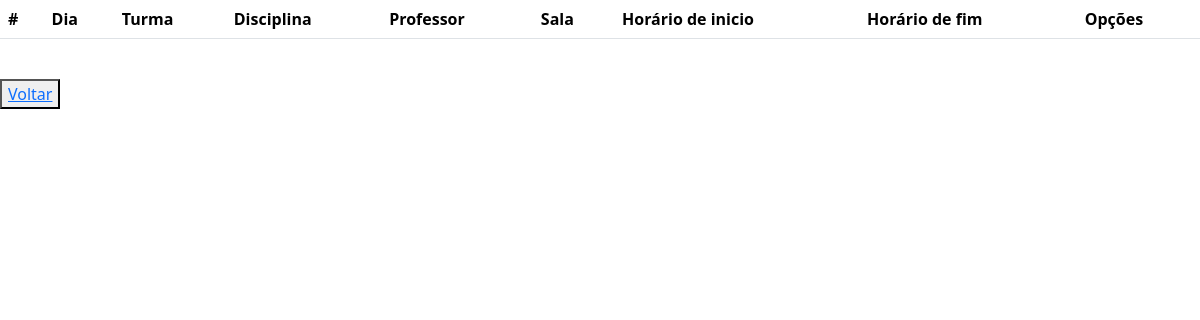
The page /crud/crud_horario/listar.php (signed in) on the database as committed earlier.
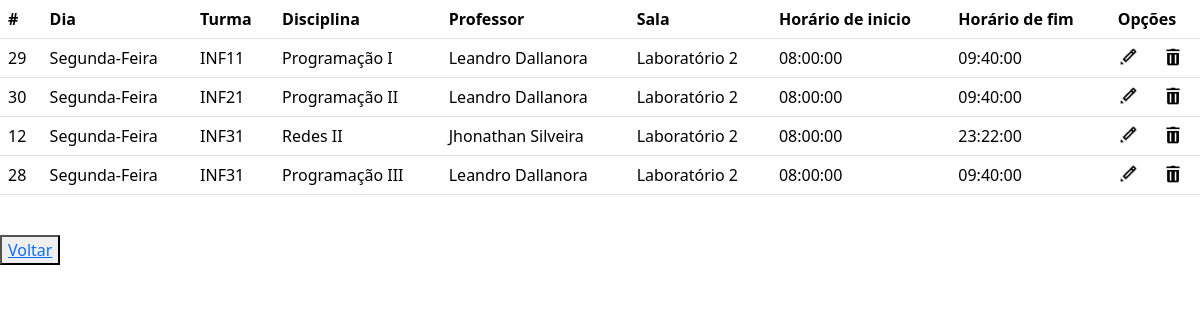
The same page on the database as committed later.
### tables this page shows
CREATE TABLE IF NOT EXISTS `horario` (
  `id_horario` int NOT NULL AUTO_INCREMENT,
  `dia` char(15) NOT NULL,
  `fk_professor` int NOT NULL,
  `horario_inicio` time NOT NULL,
  `horario_fim` time NOT NULL,
  `fk_sala_n_sala` int NOT NULL,
  `fk_disciplina_id_disciplina` int NOT NULL,
  `fk_turma_id_turma` int NOT NULL,
  PRIMARY KEY (`id_horario`),
  KEY `fk_horario_sala` (`fk_sala_n_sala`),
  KEY `fk_horario_disciplina` (`fk_disciplina_id_disciplina`),
  KEY `fk_horario_turma` (`fk_turma_id_turma`),
  KEY `fk_horario_usuario` (`fk_professor`)
);

CREATE TABLE IF NOT EXISTS `turma` (
  `id_turma` int NOT NULL AUTO_INCREMENT,
  `nome_turma` varchar(255) NOT NULL,
  PRIMARY KEY (`id_turma`)
);

CREATE TABLE IF NOT EXISTS `disciplina` (
  `id_disciplinas` int NOT NULL AUTO_INCREMENT,
  `nome_disciplina` varchar(255) DEFAULT NULL,
  PRIMARY KEY (`id_disciplinas`)
);

CREATE TABLE IF NOT EXISTS `usuario` (
  `id_usuario` int NOT NULL AUTO_INCREMENT,
  `nome_usuario` varchar(255) NOT NULL,
  `email` varchar(200) NOT NULL,
  `senha` varchar(255) NOT NULL,
  `nivel` int NOT NULL,
  PRIMARY KEY (`id_usuario`)
);

CREATE TABLE IF NOT EXISTS `sala` (
  `n_sala` int NOT NULL,
  `descricao` varchar(255) NOT NULL,
  PRIMARY KEY (`n_sala`)
);

### crud/crud_horario/listar.php (the view, shortened to what this page needs)
<?php
echo "<link rel='stylesheet' href='../../css/bootstrap.min.css'>";
include('../../conecta.php');
$sql = "SELECT * FROM horario
INNER JOIN sala ON fk_sala_n_sala = n_sala
INNER JOIN disciplina ON id_disciplinas = fk_disciplina_id_disciplina
INNER JOIN turma ON id_turma = fk_turma_id_turma
INNER JOIN usuario ON id_usuario = fk_professor
;";
$resultado = mysqli_query($conexao, $sql);
echo '<table class="table">
<tr>
<th scope="col">#</th>
<th scope="col">Dia</th>
<th scope="col">Turma</th>
<th scope="col">Disciplina</th>
<th scope="col">Professor</th>
<th scope="col">Sala</th>
<th scope="col">Horário de inicio</th>
<th scope="col">Horário de fim</th>
<th colspan=3>Opções</th>
</tr>';
while ($dados = mysqli_fetch_assoc($resultado)) {
    echo '<tr>';
    echo '<td>' . $dados['id_horario'] . '</td>';
    echo '<td>' . $dados['dia'] . '</td>';
    echo '<td>' . $dados['nome_turma'] . '</td>';
    echo '<td>' . $dados['nome_disciplina'] . '</td>';
    echo '<td>' . $dados['nome_usuario'] . '</td>';
    echo '<td>' . $dados['descricao'] . '</td>';
    echo '<td>' . $dados['horario_inicio'] . '</td>';
    echo '<td>' . $dados['horario_fim'] . '</td>';
    echo '<td> <a href="formedit.php?id_horario=' . $dados['id_horario'] . '"> <img src="imagens/editar.png" width="20" height="20"> </a> </td>';
    echo '<td> <a href="excluir.php?id_horario=' . $dados['id_horario'] . '"> <img src="imagens/excluir.png" width="20" height="20"> </a> </td>';
    echo '</tr>';
}
echo '</table>' . "<br>";
echo '<button><a href="index.php">Voltar</a></button>';
?>

Rows that differ between the two databases and show on the page:
added horario: id_horario "29", dia "Segunda-Feira", fk_turma_id_turma.nome_turma "INF11", fk_disciplina_id_disciplina.nome_disciplina "Programação I", fk_professor.nome_usuario "Leandro Dallanora", fk_sala_n_sala.descricao "Laboratório 2", horario_inicio "08:00:00", horario_fim "09:40:00"
added horario: id_horario "30", dia "Segunda-Feira", fk_turma_id_turma.nome_turma "INF21", fk_disciplina_id_disciplina.nome_disciplina "Programação II", fk_professor.nome_usuario "Leandro Dallanora", fk_sala_n_sala.descricao "Laboratório 2", horario_inicio "08:00:00", horario_fim "09:40:00"
now on this page (row edited): horario: id_horario "12", dia "Segunda-Feira", fk_turma_id_turma.nome_turma "INF31", fk_disciplina_id_disciplina.nome_disciplina "Redes II", fk_professor.nome_usuario "Jhonathan Silveira", fk_sala_n_sala.descricao "Laboratório 2", horario_inicio "08:00:00", horario_fim "23:22:00"
added horario: id_horario "28", dia "Segunda-Feira", fk_turma_id_turma.nome_turma "INF31", fk_disciplina_id_disciplina.nome_disciplina "Programação III", fk_professor.nome_usuario "Leandro Dallanora", fk_sala_n_sala.descricao "Laboratório 2", horario_inicio "08:00:00", horario_fim "09:40:00"
